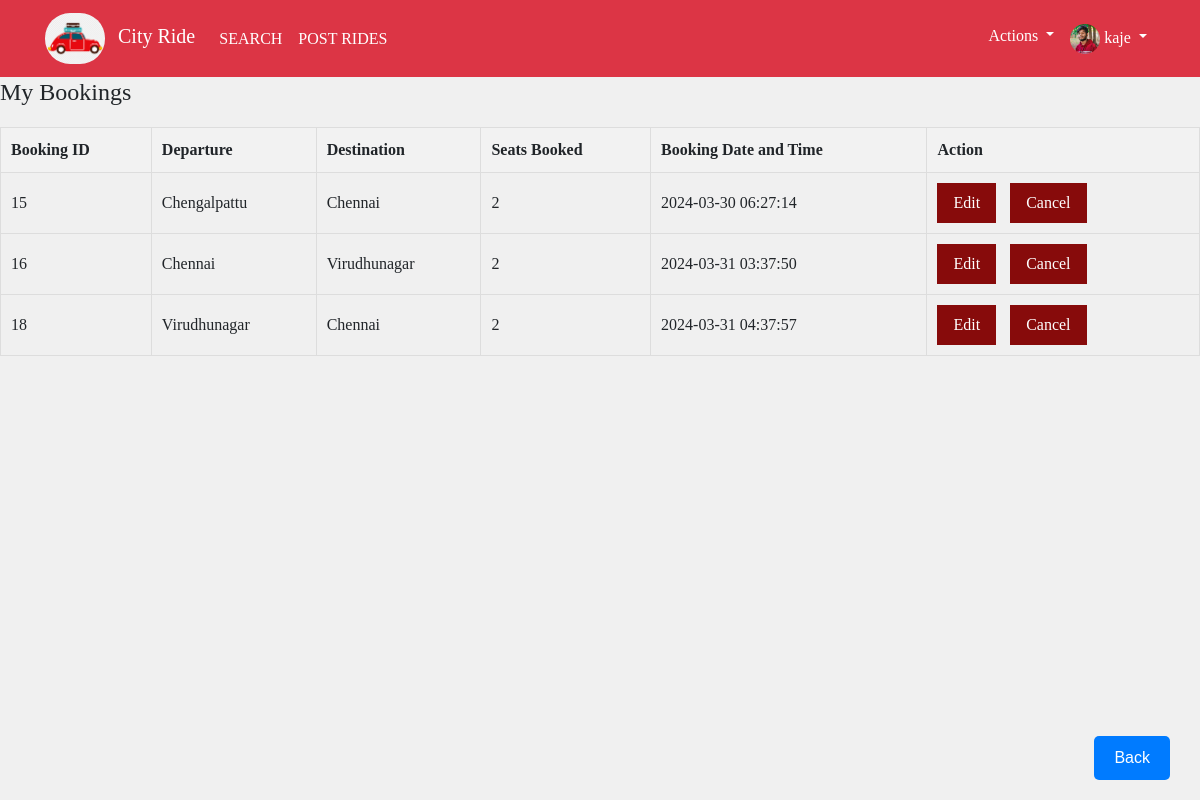
/main/booked.php (signed in), run on the app's committed database.
### tables this page shows
CREATE TABLE `users` (
  `userID` int(11) NOT NULL,
  `fullName` varchar(255) NOT NULL,
  `dateOfBirth` date DEFAULT NULL,
  `gender` enum('Male','Female','Other') DEFAULT NULL,
  `email` varchar(255) NOT NULL,
  `phoneNumber` varchar(20) NOT NULL,
  `district` varchar(100) DEFAULT NULL,
  `username` varchar(50) NOT NULL,
  `password` varchar(255) NOT NULL,
  `aadharCardImage` mediumblob DEFAULT NULL,
  `drivingLicenseImage` mediumblob DEFAULT NULL,
  `verificationDetails` enum('pending','verified','rejected','not_verified') NOT NULL DEFAULT 'not_verified',
  `newProfilePicture` mediumblob DEFAULT NULL
);

CREATE TABLE `booking` (
  `booking_id` int(11) NOT NULL,
  `user_id` int(11) DEFAULT NULL,
  `post_id` int(11) DEFAULT NULL,
  `seats_booked` int(11) DEFAULT NULL,
  `booked_datetime` datetime DEFAULT NULL
);

CREATE TABLE `post_rides` (
  `post_id` int(11) NOT NULL,
  `user_id` int(11) DEFAULT NULL,
  `departure` varchar(255) NOT NULL,
  `destination` varchar(255) NOT NULL,
  `seats_available` int(11) NOT NULL,
  `price` decimal(10,2) NOT NULL,
  `date` date NOT NULL,
  `created_at` timestamp NOT NULL DEFAULT current_timestamp()
);

### main/booked.php (the view, shortened to what this page needs)
<?php include '../includes/header.php';?>
<?php
$servername = "localhost";
$username = "root";
$password = "";
$dbname = "project";
try {
    $conn = new PDO("mysql:host=$servername;dbname=$dbname", $username, $password);
    $conn->setAttribute(PDO::ATTR_ERRMODE, PDO::ERRMODE_EXCEPTION);
    $user_id = $_SESSION['user_id'];
    $stmt = $conn->prepare("SELECT b.booking_id, b.seats_booked, b.booked_datetime, p.departure, p.destination FROM booking b INNER JOIN post_rides p ON b.post_id = p.post_id WHERE b.user_id = :user_id");
    $stmt->bindParam(':user_id', $user_id);
    $stmt->execute();
    $bookings = $stmt->fetchAll(PDO::FETCH_ASSOC);
} catch(PDOException $e) {
    echo "Connection failed: " . $e->getMessage();
}
?>
<!DOCTYPE html>
<html lang="en">
<head>
</head>
<body>
<main>
    <h2>My Bookings</h2>
    <table>
        <thead>
            <tr>
                <th>Booking ID</th>
                <th>Departure</th>
                <th>Destination</th>
                <th>Seats Booked</th>
                <th>Booking Date and Time</th>
                <th>Action</th>
            </tr>
        </thead>
        <tbody>
            <?php foreach ($bookings as $booking): ?>
                <tr>
                    <td><?php echo $booking['booking_id']; ?></td>
                    <td><?php echo $booking['departure']; ?></td>
                    <td><?php echo $booking['destination']; ?></td>
                    <td><?php echo $booking['seats_booked']; ?></td>
                    <td><?php echo $booking['booked_datetime']; ?></td>
                    <td>
                        <button onclick="window.location.href='edit_booking.php?booking_id=<?php echo $booking['booking_id']; ?>'">Edit</button>
                        <button onclick="window.location.href='cancel_booking.php?booking_id=<?php echo $booking['booking_id']; ?>'">Cancel</button>
                    </td>
                </tr>
            <?php endforeach; ?>
        </tbody>
    </table>
</main>
    <button class="back-button" onclick="window.history.back()">Back</button>
</body>
</html>

### includes/header.php (shortened to what this page needs)
<!DOCTYPE html>
<html lang="en">
<head>
    <link rel="stylesheet" href="https://maxcdn.bootstrapcdn.com/bootstrap/4.3.1/css/bootstrap.min.css" />
    <link rel="stylesheet" href="https://use.fontawesome.com/releases/v5.8.1/css/all.css"
 />
        <link rel="stylesheet" type="text/css" href="../main/css/app.css" />
</head>
<body>
<nav class="navbar navbar-expand-md bg-danger navbar-dark fixed-top">
        <div class="container">
            <a class="navbar-brand" href="#">
                <img src="../main/img/city.png" class="logo" alt="cityride" width="60px" style="border-radius: 25px;" />
                <span class="site-name ml-2">City Ride</span>
            </a>
            <div class="collapse navbar-collapse justify-content-between" id="menu-nav">
            <ul class="navbar-nav">
                <li class="nav-item">
                    <a class="nav-link text-white text-uppercase" href="index.php">SEARCH</a>
                </li>
                <li class="nav-item">
                    <?php
                    if (isset($_SESSION['user_id'])) {
                        require_once 'db_connection.php';
                        $user_id = $_SESSION['user_id'];
                        $query = "SELECT verificationDetails FROM users WHERE userID = $user_id";
                        $result = mysqli_query($conn, $query);
                        if ($result && mysqli_num_rows($result) > 0) {
                            $row = mysqli_fetch_assoc($result);
                            $verificationDetails = $row['verificationDetails'];
                            if ($verificationDetails == "verified") {
                                ?>
                                <a class="nav-link text-white text-uppercase" href="posthtml.php">POST RIDES</a>
                                <?php
                            } else {
                                ?>
                                <a class="nav-link text-white text-uppercase" href="viewprofile.php" onclick="showVerificationAlert()">POST RIDES</a>
                                <?php
                            }
                        } else {
                            ?>
                            <a class="nav-link text-white text-uppercase" href="viewprofile.php" onclick="showVerificationAlert()">POST RIDES</a>
                            <?php
                        }
                    } else {
                        ?>
                        <a class="nav-link text-white text-uppercase" href="../Login/index.html" onclick="showLoginPrompt()">POST RIDES</a>
                        <?php
                    }
                    ?>
                </li>
            </ul>
                <ul class="navbar-nav">
                    <?php
                    if (isset($_SESSION['user_id'])) {
                        ?>
                        <li class="nav-item dropdown">
                            <a class="nav-link dropdown-toggle text-white" href="#" data-toggle="dropdown">
                                Actions
                            </a>
                        </li>
                        <?php
require_once 'db_connection.php';
if (isset($_SESSION['user_id'])) {
    $user_id = $_SESSION['user_id'];
    $query = "SELECT username FROM users WHERE userID = $user_id";
    $result = mysqli_query($conn, $query);
    if ($result) {
        $row = mysqli_fetch_assoc($result);
        $username = $row['username'];
    } else {
        $username = "Guest";
    }
} else {
    $username = "Guest";
}
$sql = "SELECT * FROM users WHERE userID = ?";
$stmt = mysqli_prepare($conn, $sql);
mysqli_stmt_bind_param($stmt, "i", $user_id);
mysqli_stmt_execute($stmt);
$result = mysqli_stmt_get_result($stmt);
$user = mysqli_fetch_assoc($result);
?>
                        <li class="nav-item dropdown">
    <a class="nav-link dropdown-toggle text-white" href="#" data-toggle="dropdown">
        <i ><?php if (!empty($user['newProfilePicture'])): ?>
                <img src="<?php echo $user['newProfilePicture']; ?>" alt="Profile Picture" height="30px" width="30px" class="uploaded-image";>
            <?php endif; ?></i> <?php echo $username; ?>
    </a>
</li>
                        <?php
                    }
                    ?>
                </ul>
            </div>
        </div>
    </nav>
</body>
</html>

### main/css/app.css (style rules this page uses)
* { box-sizing: border-box; font-family: "Times New Roman", Times, serif; }
body { margin-top: 1px; }
.logo { border-radius: 50px; }
main { margin-top: 78px; position: relative; }

### includes/header.php (style rules this page uses)
.uploaded-image { border-radius: 50%; }

### main/booked.php (style rules this page uses)
* { margin: 0; padding: 0; box-sizing: border-box; }
body { font-family: Arial, sans-serif; background-color: #f0f0f0; margin: 0; padding: 0; }
h2 { font-size: 24px; margin-bottom: 20px; }
table { width: 100%; border-collapse: collapse; }
th, td { border: 1px solid #ddd; padding: 10px; text-align: left; }
th { background-color: #f2f2f2; }
button { background-color: #870b0b; border: none; color: white; padding: 8px 16px; text-align: center; text-decoration: none; display: inline-block; font-size: 16px; margin-right: 10px; cursor: pointer; }
.back-button { position: fixed; bottom: 20px; right: 20px; background-color: #007bff; color: white; border: none; border-radius: 5px; padding: 10px 20px; font-size: 16px; cursor: pointer; z-index: 9999; }

### data on the page
users: newProfilePicture (picture), username "kaje"
booking: booking_id "15", post.departure "Chengalpattu", post.destination "Chennai", seats_booked "2", booked_datetime "2024-03-30 06:27:14"
booking: booking_id "16", post.departure "Chennai", post.destination "Virudhunagar", seats_booked "2", booked_datetime "2024-03-31 03:37:50"
booking: booking_id "18", post.departure "Virudhunagar", post.destination "Chennai", seats_booked "2", booked_datetime "2024-03-31 04:37:57"
